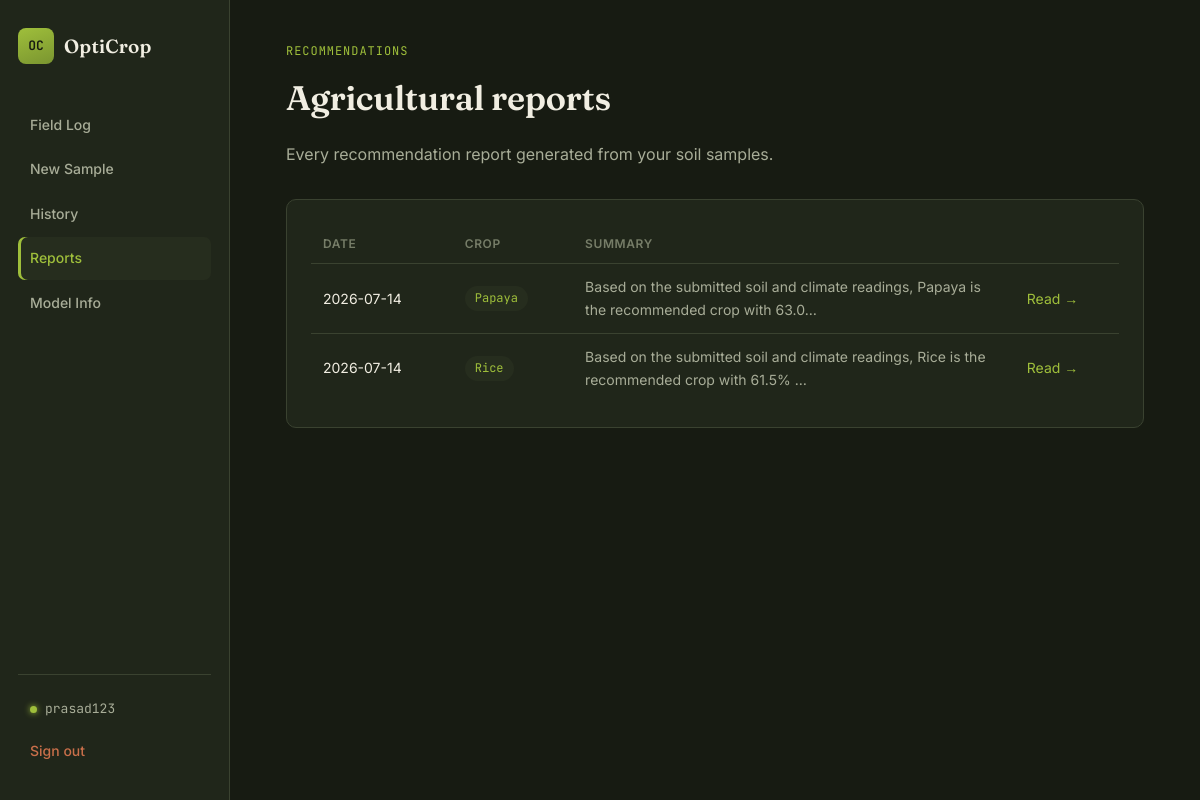
The app's page /reports (signed in) with its own data.
### tables this page shows
CREATE TABLE User (
    user_id INTEGER PRIMARY KEY AUTOINCREMENT,
    username TEXT UNIQUE NOT NULL,
    email TEXT UNIQUE NOT NULL,
    password_hash TEXT NOT NULL,
    created_at TEXT NOT NULL
);

CREATE TABLE Report (
    report_id INTEGER PRIMARY KEY AUTOINCREMENT,
    prediction_id INTEGER NOT NULL,
    summary TEXT NOT NULL,
    recommendations TEXT NOT NULL,
    created_at TEXT NOT NULL,
    FOREIGN KEY (prediction_id) REFERENCES Prediction(prediction_id)
);

CREATE TABLE Crop (
    crop_id INTEGER PRIMARY KEY AUTOINCREMENT,
    crop_name TEXT UNIQUE NOT NULL,
    description TEXT
);

### app.py (the view)
@app.route("/reports")
@login_required
def reports():
    rows = db.get_reports_for_user(session["user_id"])
    return render_template("reports.html", reports=rows)

### app.py (called while the page is built)
def login_required(view):
    @wraps(view)
    def wrapped(*args, **kwargs):
        if "user_id" not in session:
            flash("Please sign in to continue.", "warning")
            return redirect(url_for("login"))
        return view(*args, **kwargs)
    return wrapped

@app.context_processor
def inject_user():
    user = None
    if "user_id" in session:
        row = db.get_user_by_id(session["user_id"])
        if row:
            user = {"user_id": row["user_id"], "username": row["username"]}
    return {"current_user": user}

### database.py (called while the page is built)
def get_db():
    os.makedirs(os.path.dirname(DB_PATH), exist_ok=True)
    conn = sqlite3.connect(DB_PATH)
    conn.row_factory = sqlite3.Row
    conn.execute("PRAGMA foreign_keys = ON")
    return conn

def get_user_by_id(user_id):
    conn = get_db()
    row = conn.execute("SELECT * FROM User WHERE user_id = ?", (user_id,)).fetchone()
    conn.close()
    return row

def get_reports_for_user(user_id):
    conn = get_db()
    rows = conn.execute(
        "SELECT r.report_id, r.created_at, r.summary, c.crop_name "
        "FROM Report r "
        "JOIN Prediction p ON r.prediction_id = p.prediction_id "
        "JOIN SoilData s ON p.soil_id = s.soil_id "
        "JOIN Crop c ON p.crop_id = c.crop_id "
        "WHERE s.user_id = ? ORDER BY r.created_at DESC",
        (user_id,),
    ).fetchall()
    conn.close()
    return rows

### templates/reports.html (shortened to what this page needs)
{% extends "base.html" %}
{% block content %}
<span class="eyebrow">Recommendations</span>
<h1>Agricultural reports</h1>
<p class="lede">Every recommendation report generated from your soil samples.</p>
{% if reports %}
<div class="panel">
  <table>
    <thead>
      <tr><th>Date</th><th>Crop</th><th>Summary</th><th></th></tr>
    </thead>
    <tbody>
      {% for r in reports %}
      <tr>
        <td>{{ r.created_at[:10] }}</td>
        <td><span class="pill">{{ r.crop_name }}</span></td>
        <td style="color:var(--text-muted); max-width:320px;">{{ r.summary[:90] }}{{ '…' if r.summary|length > 90 }}</td>
        <td><a href="{{ url_for('report_detail', report_id=r.report_id) }}" style="color:var(--leaf)">Read →</a></td>
      </tr>
      {% endfor %}
    </tbody>
  </table>
</div>
{% else %}
<div class="empty-state">No reports yet. <a href="{{ url_for('add_soil_data') }}" style="color:var(--leaf)">Log a soil sample</a> to generate one.</div>
{% endif %}
{% endblock %}

### templates/base.html (shortened to what this page needs)
<!DOCTYPE html>
<html lang="en">
<head>
<link rel="stylesheet" href="{{ url_for('static', filename='style.css') }}">
</head>
<body>
<div class="shell">
  <aside class="sidebar">
    <a class="brand" href="{{ url_for('index') }}">
      <span class="brand-mark">OC</span>
      <span class="brand-name">OptiCrop</span>
    </a>
    <nav class="nav">
      {% if current_user %}
        <a href="{{ url_for('dashboard') }}" class="nav-link {{ 'active' if request.endpoint == 'dashboard' }}">Field Log</a>
        <a href="{{ url_for('add_soil_data') }}" class="nav-link {{ 'active' if request.endpoint == 'add_soil_data' }}">New Sample</a>
        <a href="{{ url_for('history') }}" class="nav-link {{ 'active' if request.endpoint == 'history' }}">History</a>
        <a href="{{ url_for('reports') }}" class="nav-link {{ 'active' if request.endpoint == 'reports' }}">Reports</a>
        <a href="{{ url_for('about_model') }}" class="nav-link {{ 'active' if request.endpoint == 'about_model' }}">Model Info</a>
      {% else %}
        <a href="{{ url_for('index') }}" class="nav-link {{ 'active' if request.endpoint == 'index' }}">Home</a>
        <a href="{{ url_for('about_model') }}" class="nav-link {{ 'active' if request.endpoint == 'about_model' }}">Model Info</a>
      {% endif %}
    </nav>
    <div class="sidebar-footer">
      {% if current_user %}
        <div class="whoami"><span class="dot"></span>{{ current_user.username }}</div>
        <a href="{{ url_for('logout') }}" class="nav-link logout">Sign out</a>
      {% else %}
        <a href="{{ url_for('login') }}" class="nav-link">Sign in</a>
        <a href="{{ url_for('register') }}" class="nav-link nav-link--cta">Get started</a>
      {% endif %}
    </div>
  </aside>
  <main class="content">
    {% block content %}{% endblock %}
  </main>
</div>
</body>
</html>

### static/style.css (style rules this page uses)
:root { --bg-deep: #171b12; --bg-panel: #20261a; --bg-panel-raised: #262d1e; --line: #3a4230; --leaf: #9fbf3b; --leaf-dim: #7a9530; --gold: #e3a23b; --clay: #c96f4a; --text: #f1eee2; --text-muted: #a8ad98; --text-faint: #767d68; --radius: 10px; --font-display: "Fraunces", serif; --font-body: "Inter", sans-serif; --font-mono: "JetBrains Mono", monospace; }
* { box-sizing: border-box; }
html, body { margin: 0; padding: 0; background: var(--bg-deep); color: var(--text); font-family: var(--font-body); font-size: 15px; line-height: 1.6; }
a { color: inherit; text-decoration: none; }
.shell { display: flex; min-height: 100vh; }
.sidebar { width: 230px; flex-shrink: 0; background: var(--bg-panel); border-right: 1px solid var(--line); display: flex; flex-direction: column; padding: 28px 18px; position: sticky; top: 0; height: 100vh; }
.brand { display: flex; align-items: center; gap: 10px; margin-bottom: 40px; }
.brand-mark { width: 36px; height: 36px; border-radius: 8px; background: linear-gradient(160deg, var(--leaf) 0%, var(--leaf-dim) 100%); color: #171b12; font-family: var(--font-mono); font-weight: 600; font-size: 13px; display: flex; align-items: center; justify-content: center; }
.brand-name { font-family: var(--font-display); font-weight: 600; font-size: 19px; letter-spacing: 0.01em; }
.nav { display: flex; flex-direction: column; gap: 2px; flex: 1; }
.nav-link { padding: 10px 12px; border-radius: 7px; color: var(--text-muted); font-size: 14px; font-weight: 500; transition: background 0.15s ease, color 0.15s ease; }
.nav-link.active { background: var(--bg-panel-raised); color: var(--leaf); box-shadow: inset 3px 0 0 var(--leaf); }
.sidebar-footer { display: flex; flex-direction: column; gap: 2px; border-top: 1px solid var(--line); padding-top: 16px; }
.whoami { display: flex; align-items: center; gap: 8px; padding: 8px 12px; font-size: 13px; color: var(--text-muted); font-family: var(--font-mono); }
.dot { width: 7px; height: 7px; border-radius: 50%; background: var(--leaf); box-shadow: 0 0 6px var(--leaf); }
.logout { color: var(--clay); }
.content { flex: 1; padding: 42px 56px; max-width: 980px; }
h1, h2, h3 { font-family: var(--font-display); font-weight: 600; margin: 0 0 8px 0; letter-spacing: -0.01em; }
h1 { font-size: 34px; }
.eyebrow { font-family: var(--font-mono); font-size: 12px; letter-spacing: 0.08em; text-transform: uppercase; color: var(--leaf); margin-bottom: 10px; display: block; }
.lede { color: var(--text-muted); font-size: 16px; max-width: 60ch; margin-bottom: 32px; }
.panel { background: var(--bg-panel); border: 1px solid var(--line); border-radius: var(--radius); padding: 24px; margin-bottom: 20px; }
table { width: 100%; border-collapse: collapse; }
th { text-align: left; font-size: 12px; text-transform: uppercase; letter-spacing: 0.05em; color: var(--text-faint); font-weight: 600; padding: 10px 12px; border-bottom: 1px solid var(--line); }
td { padding: 12px; border-bottom: 1px solid var(--line); font-size: 14px; }
tr:last-child td { border-bottom: none; }
.pill { display: inline-block; padding: 3px 10px; border-radius: 20px; background: var(--bg-panel-raised); color: var(--leaf); font-size: 12px; font-family: var(--font-mono); text-transform: capitalize; }

### records on screen
User: username "prasad123"
Report: created_at "2026-07-14", crop_name "Papaya", summary "Based on the submitted soil and climate readings, Papaya is the recommended crop with 63.0", summary "…"
Report: created_at "2026-07-14", crop_name "Rice", summary "Based on the submitted soil and climate readings, Rice is the recommended crop with 61.5%", summary "…"
